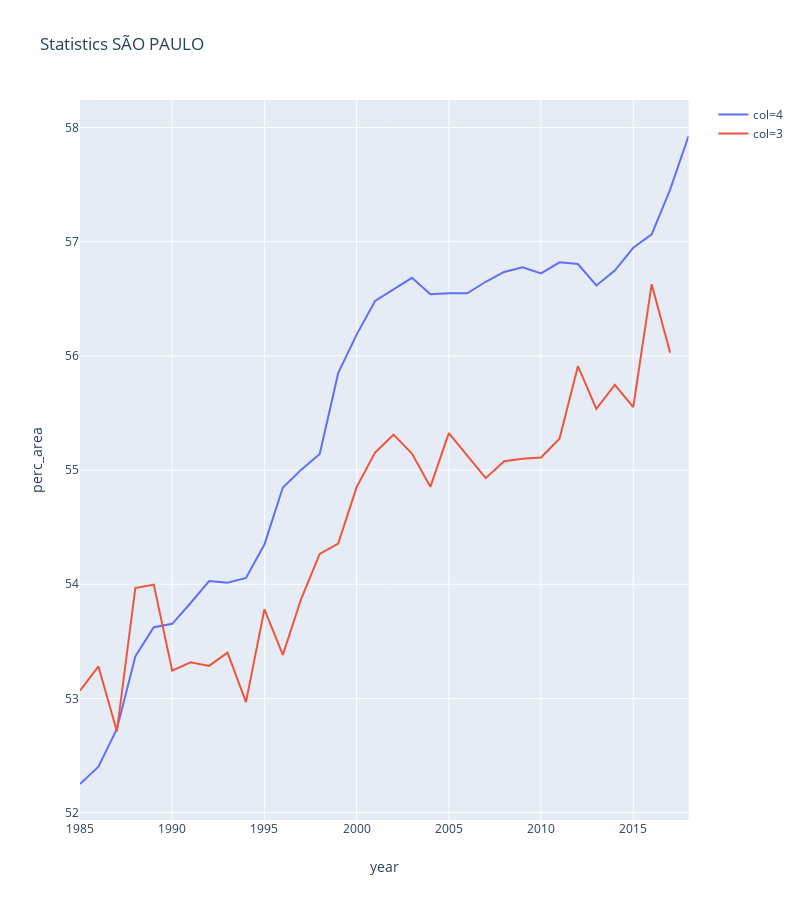

Source (notebook cell):
### Code cell
fig = px.line(df, x="year", y="perc_area", color='col', title='Statistics ' + Municipio)
fig.update_xaxes(zeroline=True, zerolinewidth=2, zerolinecolor='black')
fig.update_layout(
    width=800,
    height=900,
    autosize=False,
)

fig.show()

### Figure 1 — Plotly figure (JSON) as saved in the notebook; plotly's stock layout.template omitted (floating-point values rounded to 4 significant figures)
{"data": [{"hoverlabel": {"namelength": 0}, "hovertemplate": "col=4<br>year=%{x}<br>perc_area=%{y}", "legendgroup": "col=4", "line": {"color": "#636efa", "dash": "solid"}, "mode": "lines", "name": "col=4", "showlegend": true, "type": "scatter", "x": [1985, 1986, 1987, 1988, 1989, 1990, 1991, 1992, 1993, 1994, 1995, 1996, 1997, 1998, 1999, 2000, 2001, 2002, 2003, 2004, 2005, 2006, 2007, 2008, 2009, 2010, 2011, 2012, 2013, 2014, 2015, 2016, 2017, 2018], "xaxis": "x", "y": [52.25, 52.4, 52.73, 53.37, 53.62, 53.65, 53.84, 54.03, 54.01, 54.06, 54.35, 54.85, 55.0, 55.14, 55.85, 56.19, 56.48, 56.58, 56.68, 56.54, 56.55, 56.55, 56.65, 56.73, 56.78, 56.72, 56.82, 56.8, 56.62, 56.75, 56.95, 57.06, 57.46, 57.93], "yaxis": "y"}, {"hoverlabel": {"namelength": 0}, "hovertemplate": "col=3<br>year=%{x}<br>perc_area=%{y}", "legendgroup": "col=3", "line": {"color": "#EF553B", "dash": "solid"}, "mode": "lines", "name": "col=3", "showlegend": true, "type": "scatter", "x": [1985, 1986, 1987, 1988, 1989, 1990, 1991, 1992, 1993, 1994, 1995, 1996, 1997, 1998, 1999, 2000, 2001, 2002, 2003, 2004, 2005, 2006, 2007, 2008, 2009, 2010, 2011, 2012, 2013, 2014, 2015, 2016, 2017], "xaxis": "x", "y": [53.07, 53.28, 52.71, 53.97, 54.0, 53.24, 53.32, 53.29, 53.4, 52.97, 53.78, 53.38, 53.88, 54.27, 54.36, 54.85, 55.15, 55.31, 55.14, 54.85, 55.32, 55.13, 54.93, 55.08, 55.1, 55.11, 55.27, 55.91, 55.54, 55.75, 55.55, 56.63, 56.03], "yaxis": "y"}], "layout": {"autosize": false, "height": 900, "legend": {"tracegroupgap": 0}, "title": {"text": "Statistics SÃO PAULO"}, "width": 800, "xaxis": {"anchor": "y", "domain": [0, 0.98], "title": {"text": "year"}, "zeroline": true, "zerolinecolor": "black", "zerolinewidth": 2}, "yaxis": {"anchor": "x", "domain": [0, 1], "title": {"text": "perc_area"}}}}
